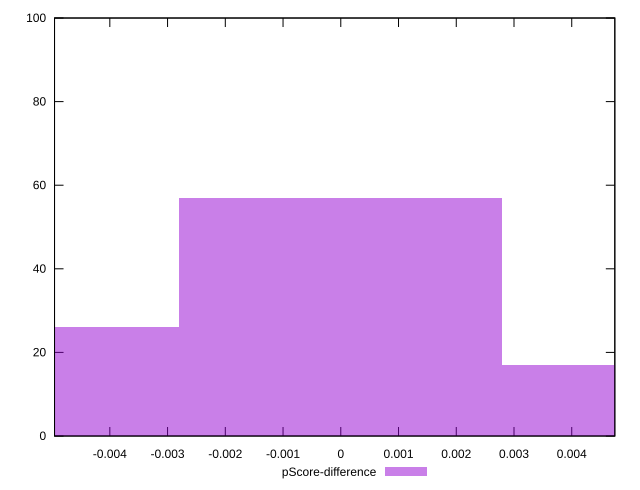

Write gnuplot code to recreate this figure.
reset

$pScoreDifference <<EOF
0 57
-0.005600763861001725 26
0.005600763861001725 17
EOF

set key outside below
set boxwidth 0.005600763861001725
set xrange [-0.004957650026565896:0.004746139924313275]
set yrange [0:100]
set trange [0:100]
set style fill transparent solid 0.5 noborder
set terminal svg size 640, 490 enhanced background rgb 'white'
set output "report_00009_2021-02-08T22-37-41.559Z/first-contentful-paint/samples/pages+cached+noadtech+nomedia/pScore-difference/histogram.svg"

plot $pScoreDifference title "pScore-difference" with boxes

reset
